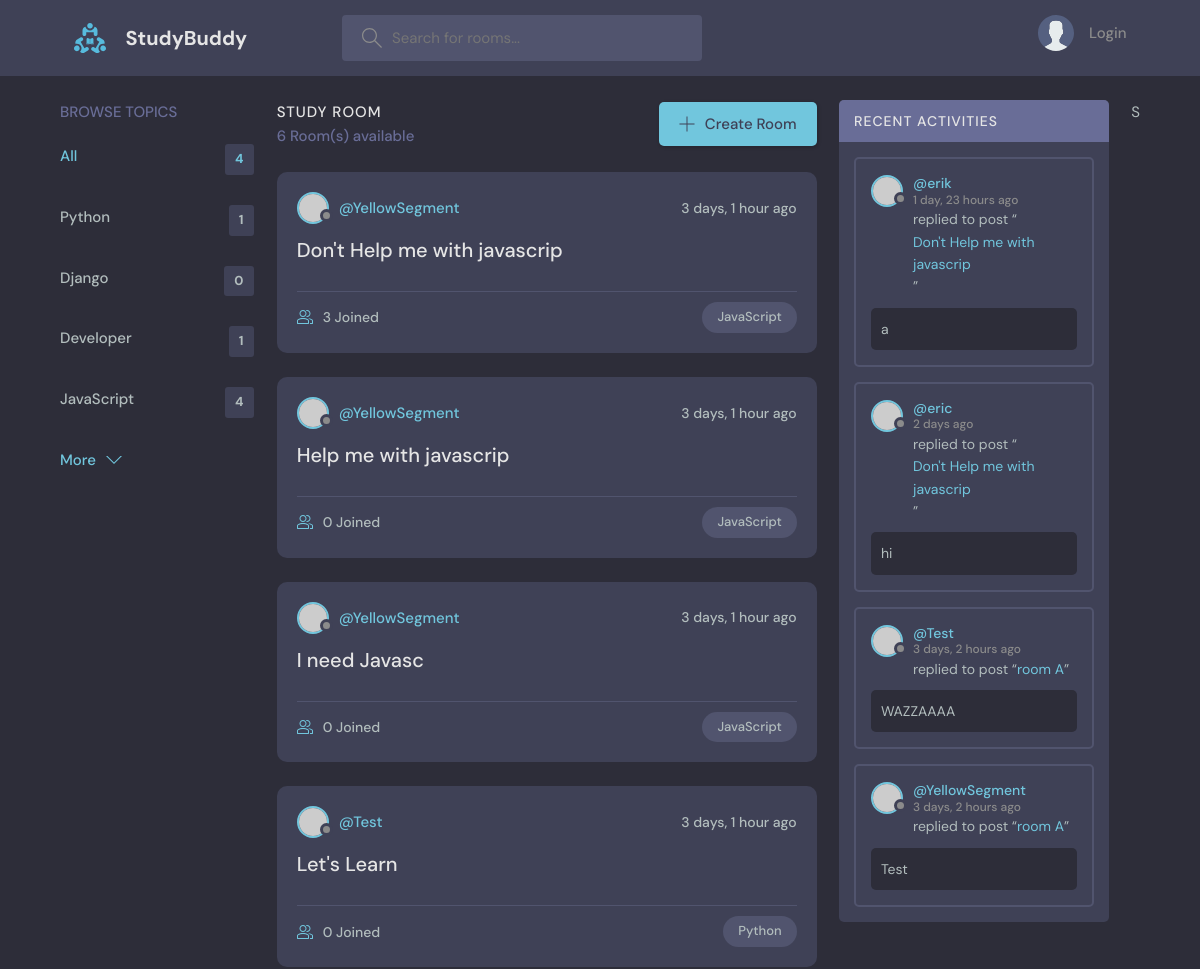
The app's page / (upper part), older data.
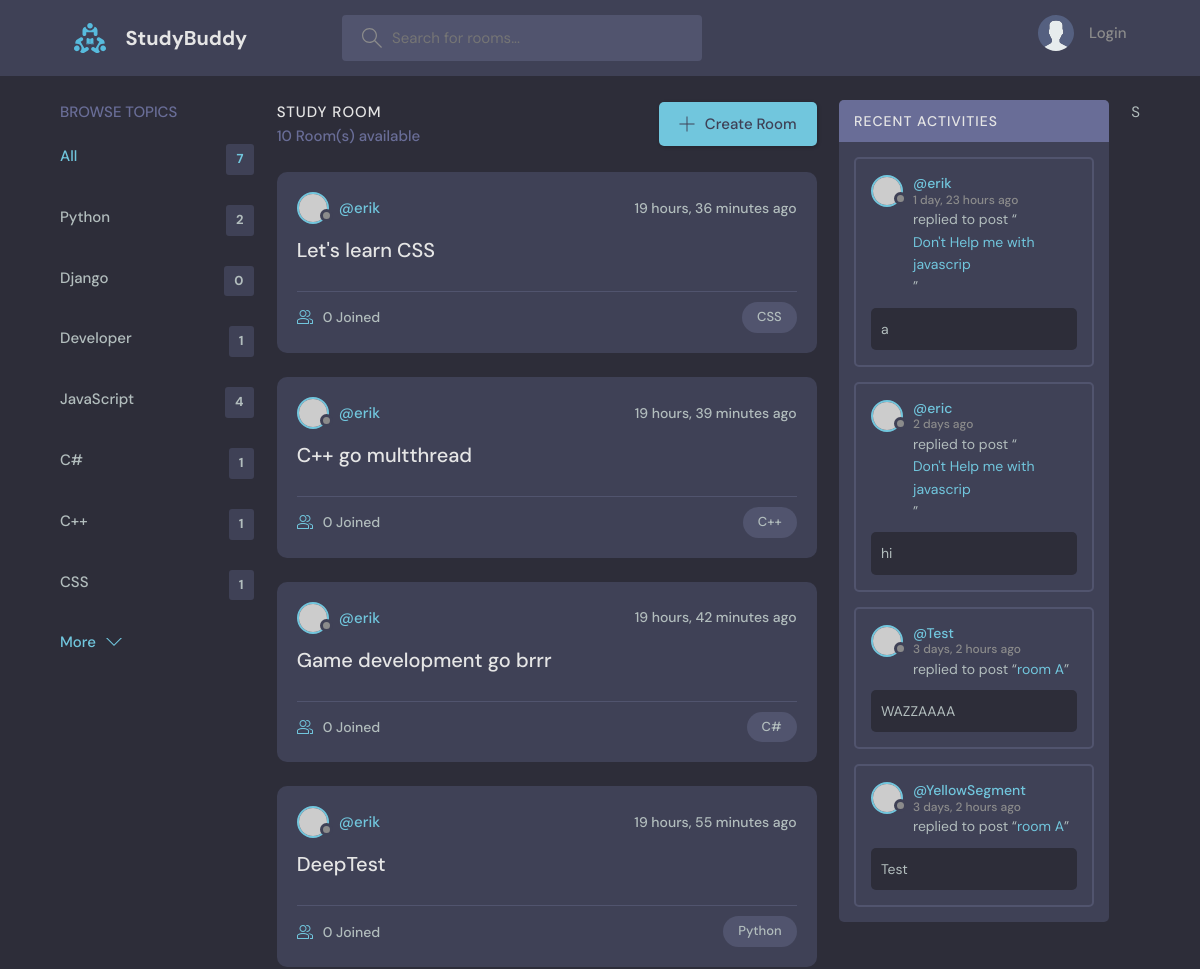
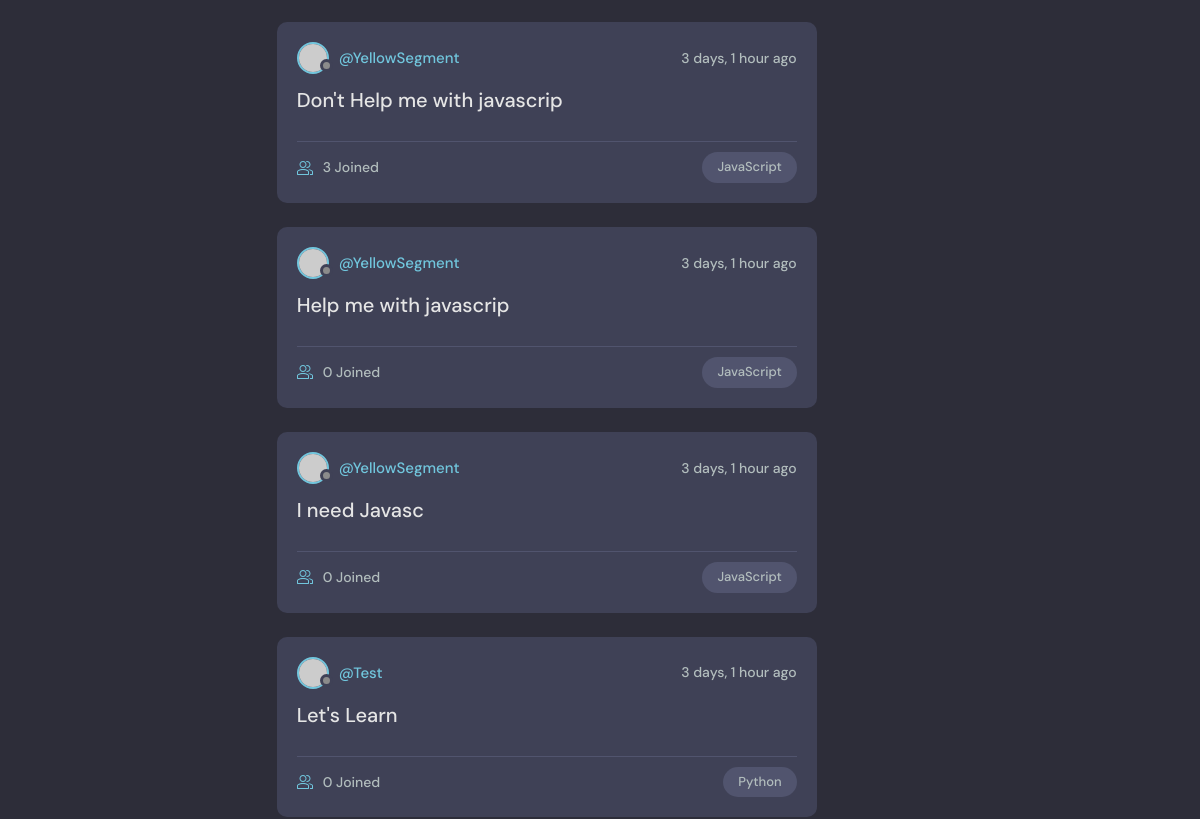
The same page, newer data (2 pictures, top to bottom).
### base/models.py (models this page shows, shortened)
class Topic(models.Model):
    name = models.CharField(max_length=200)

class Room(models.Model):
    host = models.ForeignKey(User, on_delete=models.SET_NULL, null=True)
    topic = models.ForeignKey(Topic, on_delete=models.SET_NULL, null=True)
    name = models.CharField(max_length=200)
    description = models.TextField(null=True, blank=True)
    participants = models.ManyToManyField(User, related_name='participants', blank=True)
    updated = models.DateTimeField(auto_now=True)
    created = models.DateTimeField(auto_now_add=True)
    class Meta:
        ordering = ['-updated', '-created']
    def __str__(self):
        return self.name

class Message(models.Model):
    user = models.ForeignKey(User, on_delete=models.CASCADE)
    room = models.ForeignKey(Room, on_delete=models.CASCADE)
    body = models.TextField()
    updated = models.DateTimeField(auto_now=True)
    created = models.DateTimeField(auto_now_add=True)
    class Meta:
        ordering = ['-updated', '-created']

### base/views.py (the view)
# urls.py: path('', views.home, name="home"),
def home(request):
    q = request.GET.get('q') if request.GET.get('q') != None else ''
    rooms = Room.objects.filter(
        Q(topic__name__icontains = q) |
        Q(name__icontains=q) |
        Q(description__icontains=q)
    )
    topics = Topic.objects.all()
    room_count = rooms.count()
    room_messages = Message.objects.filter(Q(room__topic__name__icontains=q))
    context = {'rooms': rooms, 'topics': topics, 'room_count': room_count, 'room_messages':room_messages}
    return render(request, 'base/home.html', context)

### base/templates/base/home.html (shortened to what this page needs)
{% extends 'main.html' %}
{% block content %}
<main class="layout layout--3">
      <div class="container">
        {% include 'base/topics_component.html' %}
        <div class="roomList">
          <div class="roomList__header">
            <div>
              <h2>Study Room</h2>
              <p>{{rooms.count}} Room(s) available</p>
            </div>
            <a class="btn btn--main" href="{% url 'create-room' %}">
              <svg version="1.1" xmlns="http://www.w3.org/2000/svg" width="32" height="32" viewBox="0 0 32 32">
                <title>add</title>
                <path
                  d="M16.943 0.943h-1.885v14.115h-14.115v1.885h14.115v14.115h1.885v-14.115h14.115v-1.885h-14.115v-14.115z"
                ></path>
              </svg>
              Create Room
            </a>
          </div>
          {% include 'base/feed_component.html' %}
        </div>
         {% include 'base/activity_component.html' %}
      </div>
    </main>
{% endblock %}

### base/templates/base/topics_component.html
<div class="topics">
    <div class="topics__header">
      <h2>Browse Topics</h2>
    </div>
    <ul class="topics__list">
      <li>
        <a href="{% url 'home' %}" class="active">All <span>{{topics.count}}</span></a>
      </li>
      {% for topic in topics %}
      <li>
        <a href="{% url 'home' %}?q={{topic.name}}">{{topic.name}} <span>{{topic.room_set.all.count}}</span></a>
      </li>
      {% endfor %}
    </ul>
    <a class="btn btn--link" href="topics.html">
      More
      <svg version="1.1" xmlns="http://www.w3.org/2000/svg" width="32" height="32" viewBox="0 0 32 32">
        <title>chevron-down</title>
        <path d="M16 21l-13-13h-3l16 16 16-16h-3l-13 13z"></path>
      </svg>
    </a>
  </div>

### base/templates/base/feed_component.html (shortened to what this page needs)
{% for room in rooms %}
<div class="roomListRoom">
    <div class="roomListRoom__header">
      <a href="{% url 'user-profile' room.host.id %}" class="roomListRoom__author">
        <div class="avatar avatar--small">
          <img src="https://randomuser.me/api/portraits/women/11.jpg" />
        </div>
        <span>@{{room.host.username}}</span>
      </a>
      <div class="roomListRoom__actions">
        <span>{{room.created|timesince}} ago</span>
      </div>
    </div>
    <div class="roomListRoom__content">
      <a href="{% url 'room' room.id %}">{{room.name}}</a>
    </div>
    <div class="roomListRoom__meta">
      <a href="{% url 'room' room.id %}" class="roomListRoom__joined">
        {{room.participants.all.count}} Joined
      </a>
      <p class="roomListRoom__topic">{{room.topic.name}}</p>
    </div>
  </div>
{% endfor %}

### base/templates/base/activity_component.html (shortened to what this page needs)
<div class="activities">
    <div class="activities__header">
      <h2>Recent Activities</h2>
    </div>
    {% for message in room_messages %}
    <div class="activities__box">
      <div class="activities__boxHeader roomListRoom__header">
        <a href="{% url 'user-profile' message.user.id %}" class="roomListRoom__author">
          <div class="avatar avatar--small">
            <img src="https://randomuser.me/api/portraits/women/11.jpg" />
          </div>
          <p>
            @{{message.user}}
            <span>{{message.created|timesince}} ago</span>
          </p>
        </a>
      </div>
      <div class="activities__boxContent">
        <p>replied to post “<a href="{% url 'room' message.room.id %}">{{message.room}}</a>”</p>
        <div class="activities__boxRoomContent">
          {{message.body}}
        </div>
      </div>
    </div>
    {% endfor %}
  </div>S

Row changes from the older to the newer data that the page shows:
computed for Topic "Python": room_set.all.count "1" → "2"
added Topic: name "C#", room_set.all.count "1"
added Topic: name "C++", room_set.all.count "1"
added Topic: name "CSS", room_set.all.count "1"
added Room: host.username "erik", created "19 hours, 36 minutes", name "Let's learn CSS", participants.all.count "0", topic.name "CSS"
added Room: host.username "erik", created "19 hours, 39 minutes", name "C++ go multthread", participants.all.count "0", topic.name "C++"
added Room: host.username "erik", created "19 hours, 42 minutes", name "Game development go brrr", participants.all.count "0", topic.name "C#"
added Room: host.username "erik", created "19 hours, 55 minutes", name "DeepTest", participants.all.count "0", topic.name "Python"
Text that changed along with them:
{{ topics.count }}: "4" → "7"
{{ rooms.count }}: "6" → "10"
